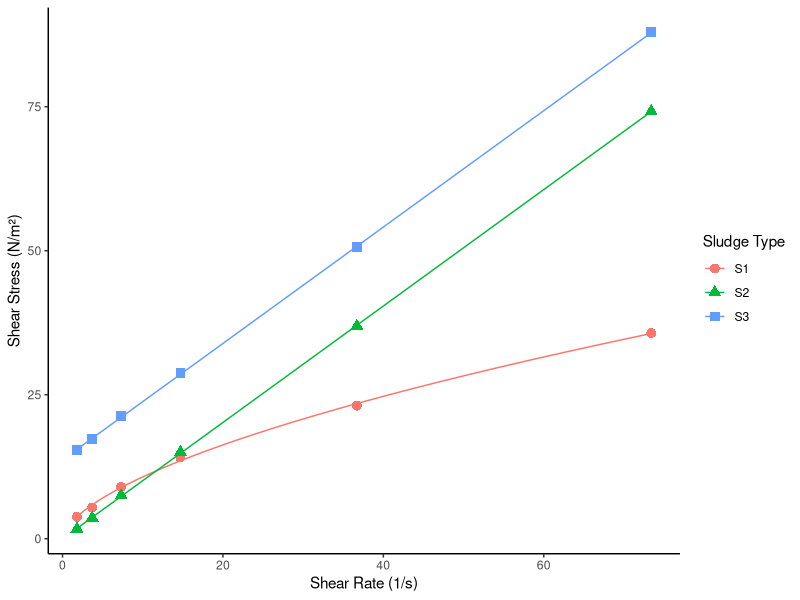

Here is the R script that generated this plot:
library(tidyverse)
sludge <- data.frame(
    Sludge_Type = c(
        "S1",
        "S1",
        "S1",
        "S1",
        "S1",
        "S1",
        "S2",
        "S2",
        "S2",
        "S2",
        "S2",
        "S2",
        "S3",
        "S3",
        "S3",
        "S3",
        "S3",
        "S3"
    ),
    Shear_Stress = c(
        3.8,
        5.4,
        9,
        14.1,
        23.1,
        35.7,
        1.7,
        3.6,
        7.5,
        15,
        36.9,
        74.2,
        15.4,
        17.3,
        21.3,
        28.7,
        50.6,
        87.9
    ),
    Shear_Rate = c(
        1.8,
        3.7,
        7.3,
        14.7,
        36.7,
        73.4,
        1.8,
        3.7,
        7.3,
        14.7,
        36.7,
        73.4,
        1.8,
        3.7,
        7.3,
        14.7,
        36.7,
        73.4
    )
)

S1_model <-
    lm((log(y) ~ log(x)),
       data = sludge %>% filter(Sludge_Type == "S1") %>% mutate(x = Shear_Rate, y = Shear_Stress)
    )
S2_model <-
    lm(y ~ x,
       data = sludge %>% filter(Sludge_Type == "S2") %>% mutate(x = Shear_Rate, y = Shear_Stress))
S3_model <-
    lm(y ~ x,
       data = sludge %>% filter(Sludge_Type == "S3") %>% mutate(x = Shear_Rate, y = Shear_Stress))


ggplot(sludge,
       aes(
           x = Shear_Rate,
           y = Shear_Stress,
           shape = Sludge_Type,
           color = Sludge_Type
       )) +
    geom_point(size = 3) +
    labs(
        x = "Shear Rate (1/s)",
        y = "Shear Stress (N/m²)",
        shape = "Sludge Type",
        color = "Sludge Type"
    ) +
    theme_classic() +
    geom_smooth(
        size = 0.5,
        method = "nls",
        formula = "y~a*x^b",
        method.args = list(start = c(a = 1, b = 1)),
        se = FALSE,
        data = subset(sludge, Sludge_Type == "S1")
    ) +
    geom_smooth(
        size = 0.5,
        method = "lm",
        formula = 'y ~ x',
        se = FALSE,
        data = subset(sludge, Sludge_Type == "S2")
    ) +
    geom_smooth(
        size = 0.5,
        method = "lm",
        formula = 'y ~ x',
        se = FALSE,
        data = subset(sludge, Sludge_Type == "S3")
    ) + theme(
        panel.grid.major = element_blank(),
        panel.grid.minor = element_blank(),
        legend.background = element_blank(),
        panel.background = element_rect(fill = "transparent", colour = NA),
        plot.background = element_rect(fill = "transparent", colour = NA)
    )